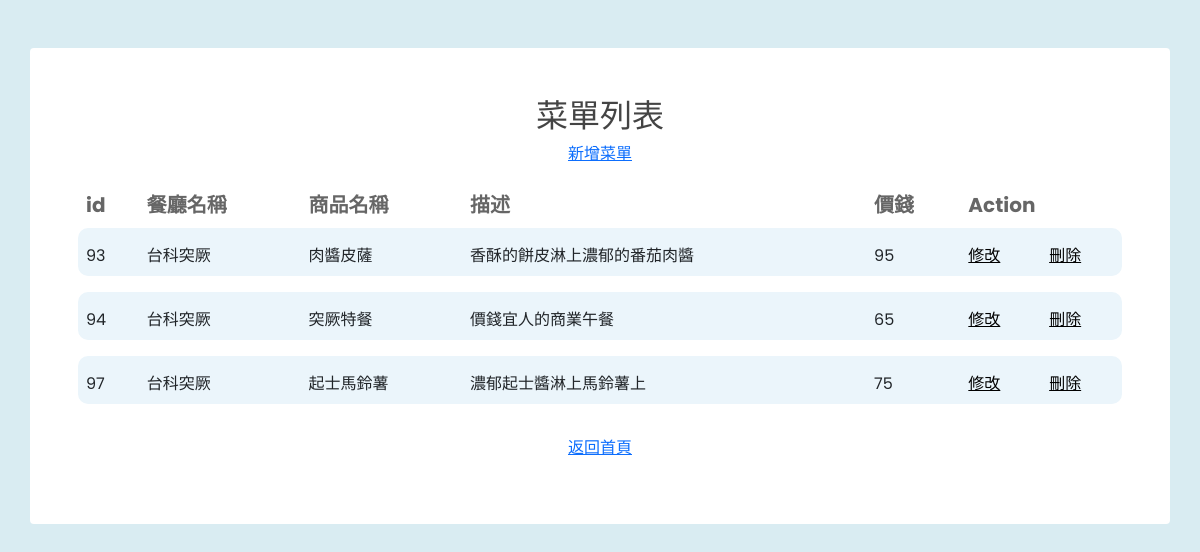
The page /app/restaurant/menu_items.php (signed in) on the database its author committed.
### tables this page shows
CREATE TABLE `menu_items` (
  `item_id` int(11) NOT NULL,
  `restaurant_id` int(11) NOT NULL,
  `name` char(50) NOT NULL,
  `description` text NOT NULL,
  `price` int(11) NOT NULL
);

CREATE TABLE `restaurants` (
  `restaurant_id` int(11) NOT NULL,
  `name` char(50) NOT NULL DEFAULT '',
  `passwd` char(50) NOT NULL,
  `description` text NOT NULL,
  `logo` longblob DEFAULT NULL,
  `address` char(200) NOT NULL DEFAULT '',
  `phone_number` char(50) NOT NULL DEFAULT '',
  `rating` char(50) DEFAULT 'null'
);

### app/restaurant/menu_items.php (the view, shortened to what this page needs)
<!doctype html>
<html>
    <head>
        <link href='https://stackpath.bootstrapcdn.com/bootstrap/5.0.0-alpha1/css/bootstrap.min.css' rel='stylesheet'>
        <link href='https://cdnjs.cloudflare.com/ajax/libs/font-awesome/4.7.0/css/font-awesome.min.css' rel='stylesheet'>
</head>
<body oncontextmenu='return false' class='snippet-body'>
<div class="container rounded mt-5 bg-white p-md-5">
    <div class="h2 font-weight-bold" align='center'>菜單列表</div>
    <?php
        $restaurant_id = $_SESSION['restaurant_id'];
        echo "<p align='center'><a href='register-menu-items.php?restaurant_id=" . $restaurant_id . "'>新增菜單</a><p>";
    ?>
    <div class="table-responsive">
        <table class="table">
            <thead>
                <tr>
                    <th scope="col">id</th>
                    <th scope="col">餐廳名稱</th>
                    <th scope="col">商品名稱</th>
                    <th scope="col">描述</th>
                    <th scope="col">價錢</th>
                    <th scope="col" colspan="2">Action</th>
                </tr>
            </thead>
            <tbody>
            <?php
                require_once('../../config/config.php');
                $sql = "SELECT menu_items.item_id, menu_items.name, menu_items.description, menu_items.price, restaurants.name AS restaurant_name
                FROM menu_items
                INNER JOIN restaurants ON menu_items.restaurant_id = restaurants.restaurant_id WHERE menu_items.restaurant_id = '$restaurant_id'";
                $result = $conn->query($sql);
                if ($result->num_rows > 0) {
                    while ( $row = mysqli_fetch_array ( $result, MYSQLI_ASSOC ) ) {
                        echo "
                        <tr class='bg-blue'>
                            <td class='pt-3'>" . $row["item_id"] . "</td>
                            <td class='pt-3 mt-1'>" . $row['restaurant_name'] . "</td>
                            <td class='pt-3'>" . $row["name"] . "</td>
                            <td class='pt-3'>" . $row["description"] . "</td>
                            <td class='pt-3'>" . $row["price"] . "</td>
                            <td class='pt-3'><a class='action-button' href='../menu-items/update.php?item_id=" . $row['item_id'] . "&restaurant_name=" . $row['restaurant_name'] . "'>修改</td>
                            <td class='pt-3'><a class='action-button' href='../menu-items/delete.php?item_id=" . $row['item_id'] . "&restaurant_id=" . $restaurant_id . "'>刪除</td>
                        </tr>
                        <tr id='spacing-row'>
                            <td></td>
                        </tr>";
                    }
                } else {
                    echo "<td colspan='7' style='text-align: center;'>尚未新增菜單</td>";
                }
            ?>
            </tbody>
        </table>
        <p align='center'><a href='dashboard.php'>返回首頁</a><p>
    </div>
</div>
</body>
</html>

### app/restaurant/menu_items.php (style rules this page uses)
* { box-sizing: border-box }
body { background-color: #d9ecf2; font-family: 'Poppins', sans-serif; color: #666 }
.h2 { color: #444; font-family: 'PT Sans', sans-serif }
thead { font-family: 'Poppins', sans-serif; font-weight: bolder; font-size: 20px; color: #666 }
.bg-blue { background-color: #EBF5FB; border-radius: 8px }
.table thead th, .table td { border: none }
.table tbody td:first-child { border-bottom-left-radius: 10px; border-top-left-radius: 10px }
.table tbody td:last-child { border-bottom-right-radius: 10px; border-top-right-radius: 10px }
#spacing-row { height: 10px }
.action-button { color: #000; }

### rows shown on the page
menu_items: item_id "93", restaurant.name "台科突厥", name "肉醬皮薩", description "香酥的餅皮淋上濃郁的番茄肉醬", price "95"
menu_items: item_id "94", restaurant.name "台科突厥", name "突厥特餐", description "價錢宜人的商業午餐", price "65"
menu_items: item_id "97", restaurant.name "台科突厥", name "起士馬鈴薯", description "濃郁起士醬淋上馬鈴薯上", price "75"
